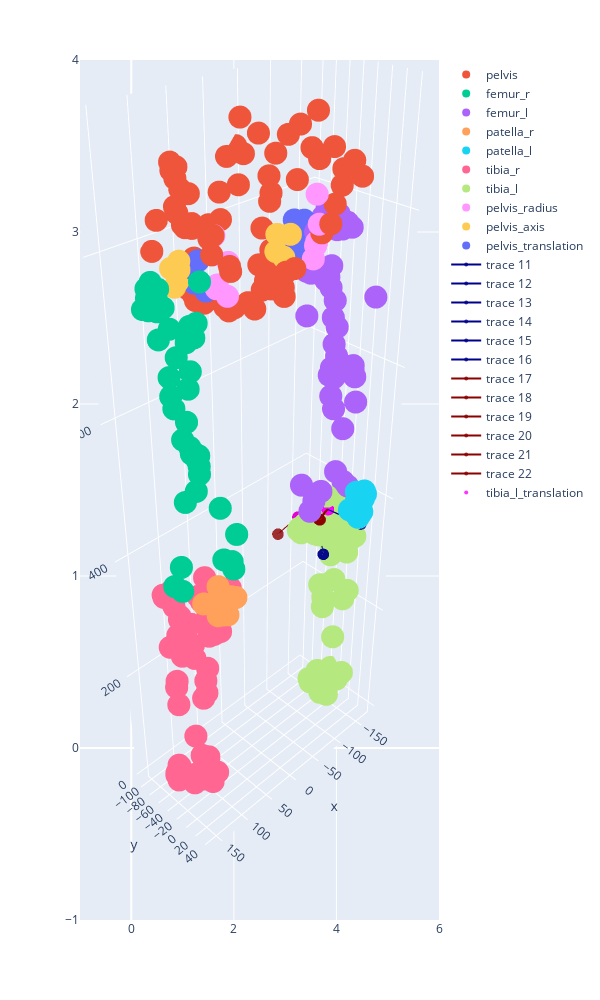

Notebook code for this chart:
### Code cell
# plot all results
import plotly.express as px
import plotly.graph_objects as go
fig = px.scatter(width=600, height=1000)
fig.add_trace(go.Scatter3d(x = pelvis_result[:, 0],  y = pelvis_result[:,1], z=pelvis_result[:,2], mode = 'markers', name = 'pelvis'))
fig.add_trace(go.Scatter3d(x = femur_r_result[:, 0],  y = femur_r_result[:,1], z=femur_r_result[:,2], mode = 'markers', name = 'femur_r'))
fig.add_trace(go.Scatter3d(x = femur_l_result[:, 0],  y = femur_l_result[:,1], z=femur_l_result[:,2], mode = 'markers', name = 'femur_l'))
fig.add_trace(go.Scatter3d(x = patella_r_result[:, 0],  y = patella_r_result[:,1], z=patella_r_result[:,2], mode = 'markers', name = 'patella_r'))
fig.add_trace(go.Scatter3d(x = patella_l_result[:, 0],  y = patella_l_result[:,1], z=patella_l_result[:,2], mode = 'markers', name = 'patella_l'))
fig.add_trace(go.Scatter3d(x = tibia_r_result[:, 0],  y = tibia_r_result[:,1], z=tibia_r_result[:,2], mode = 'markers', name = 'tibia_r'))
fig.add_trace(go.Scatter3d(x = tibia_l_result[:, 0],  y = tibia_l_result[:,1], z=tibia_l_result[:,2], mode = 'markers', name = 'tibia_l'))

fig.add_trace(go.Scatter3d(x = pl_r[:, 0],  y = pl_r[:,1], z=pl_r[:,2], mode = 'markers', name = 'pelvis_radius'))
fig.add_trace(go.Scatter3d(x = pl_a[:, 0],  y = pl_a[:,1], z=pl_a[:,2], mode = 'markers', name = 'pelvis_axis'))
fig.add_trace(go.Scatter3d(x = pl_t[:, 0],  y = pl_t[:,1], z=pl_t[:,2], mode = 'markers', name = 'pelvis_translation'))

for i, translation in enumerate(tl_t):
    fig.add_trace(go.Scatter3d(x = [translation[0], tl_r[i,0]], y = [translation[1], tl_r[i,1]], z = [translation[2], tl_r[i,2]], marker = dict(size=4, opacity=0.8, color='darkblue')))
for i, translation in enumerate(tl_t):
    fig.add_trace(go.Scatter3d(x = [translation[0], tl_a[i,0]], y = [translation[1], tl_a[i,1]], z = [translation[2], tl_a[i,2]], marker = dict(size=4, opacity=0.8, color='darkred')))

fig.add_trace(go.Scatter3d(x = tl_t[:, 0],  y = tl_t[:,1], z=tl_t[:,2], mode = 'markers', name = 'tibia_l_translation',  marker = dict(size=4, opacity=0.8,color = 'magenta')))


fig.update_scenes(aspectmode="data" )
camera = dict(
    up=dict(x=0, y=0, z=1),
    center=dict(x=0, y=0, z=0),
    eye=dict(x=2, y=2, z=2)
)
fig.update_layout(scene_camera=camera)
fig.show()
